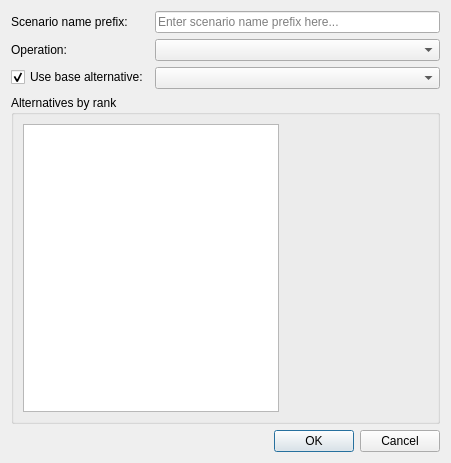
<?xml version="1.0" encoding="UTF-8"?>
<!--
######################################################################################################################
# Copyright (C) 2017-2021 Spine project consortium
# This file is part of Spine Toolbox.
# Spine Toolbox is free software: you can redistribute it and\/or modify it under the terms of the GNU Lesser General
# Public License as published by the Free Software Foundation, either version 3 of the License, or (at your option)
# any later version. This program is distributed in the hope that it will be useful, but WITHOUT ANY WARRANTY;
# without even the implied warranty of MERCHANTABILITY or FITNESS FOR A PARTICULAR PURPOSE. See the GNU Lesser General
# Public License for more details. You should have received a copy of the GNU Lesser General Public License along with
# this program. If not, see <http:\/\/www.gnu.org\/licenses\/>.
######################################################################################################################
-->
<ui version="4.0">
 <class>Form</class>
 <widget class="QWidget" name="Form">
  <property name="geometry">
   <rect>
    <x>0</x>
    <y>0</y>
    <width>451</width>
    <height>463</height>
   </rect>
  </property>
  <property name="windowTitle">
   <string>Form</string>
  </property>
  <layout class="QVBoxLayout" name="verticalLayout">
   <item>
    <layout class="QFormLayout" name="formLayout">
     <item row="0" column="0">
      <widget class="QLabel" name="scenario_prefix_label">
       <property name="text">
        <string>Scenario name prefix:</string>
       </property>
      </widget>
     </item>
     <item row="0" column="1">
      <widget class="QLineEdit" name="scenario_prefix_edit">
       <property name="toolTip">
        <string>Generate scenario names will have this prefix appended by a number.</string>
       </property>
       <property name="placeholderText">
        <string>Enter scenario name prefix here...</string>
       </property>
      </widget>
     </item>
     <item row="1" column="0">
      <widget class="QLabel" name="operation_label">
       <property name="text">
        <string>Operation:</string>
       </property>
      </widget>
     </item>
     <item row="1" column="1">
      <widget class="QComboBox" name="operation_combo_box"/>
     </item>
     <item row="2" column="0">
      <widget class="QCheckBox" name="use_base_alternative_check_box">
       <property name="toolTip">
        <string>When checked, selected base alternative is added to all scenarios.</string>
       </property>
       <property name="text">
        <string>Use base alternative:</string>
       </property>
       <property name="checked">
        <bool>true</bool>
       </property>
      </widget>
     </item>
     <item row="2" column="1">
      <widget class="QComboBox" name="base_alternative_combo_box"/>
     </item>
    </layout>
   </item>
   <item>
    <widget class="QGroupBox" name="groupBox">
     <property name="title">
      <string>Alternatives by rank</string>
     </property>
     <layout class="QHBoxLayout" name="horizontalLayout">
      <item>
       <widget class="QListWidget" name="alternative_list">
        <property name="toolTip">
         <string>Alternatives at bottom have priority. Drag and drop to reorder the list.</string>
        </property>
        <property name="dragEnabled">
         <bool>true</bool>
        </property>
        <property name="dragDropMode">
         <enum>QAbstractItemView::InternalMove</enum>
        </property>
        <property name="selectionMode">
         <enum>QAbstractItemView::ExtendedSelection</enum>
        </property>
       </widget>
      </item>
      <item>
       <spacer name="horizontalSpacer">
        <property name="orientation">
         <enum>Qt::Horizontal</enum>
        </property>
        <property name="sizeHint" stdset="0">
         <size>
          <width>40</width>
          <height>20</height>
         </size>
        </property>
       </spacer>
      </item>
     </layout>
    </widget>
   </item>
   <item>
    <widget class="QDialogButtonBox" name="button_box">
     <property name="standardButtons">
      <set>QDialogButtonBox::Cancel|QDialogButtonBox::Ok</set>
     </property>
    </widget>
   </item>
  </layout>
  <action name="accept_action">
   <property name="text">
    <string>OK</string>
   </property>
   <property name="shortcut">
    <string>Ctrl+Return</string>
   </property>
  </action>
  <action name="reject_action">
   <property name="text">
    <string>Cancel</string>
   </property>
   <property name="shortcut">
    <string>Esc</string>
   </property>
  </action>
 </widget>
 <resources/>
 <connections/>
</ui>
